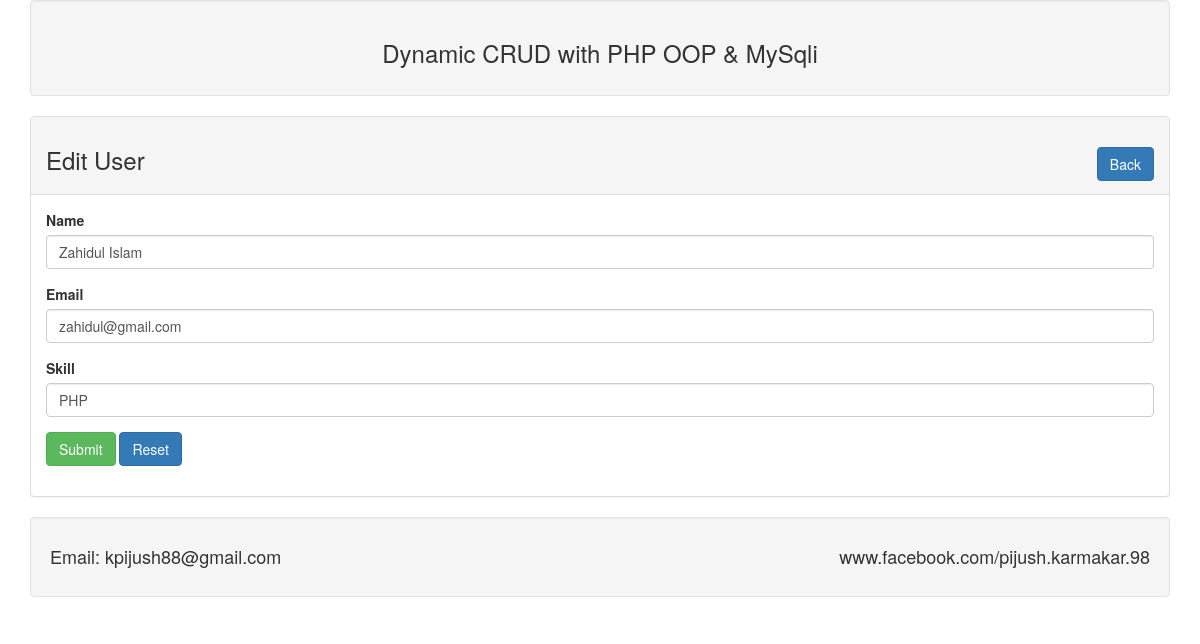
The app's page /edituser.php?id=4 with its own data.
### tables this page shows
CREATE TABLE `tbl_user` (
  `id` int(11) NOT NULL,
  `name` varchar(255) NOT NULL,
  `email` varchar(255) NOT NULL,
  `skill` varchar(50) NOT NULL
);

### Database/Database.php (called while the page is built, shortened)
<?php
class Database{
    public $host   = DB_HOST;
	public $user   = DB_USER;
	public $pass   = DB_PASS;
	public $dbname = DB_NAME;
   public $link;
   private function connectDB(){
	$this->link = new mysqli($this->host, $this->user, $this->pass, $this->dbname);
 }
   public function select($query){
       $result = $this->link->query($query) or die($this->link->error.__LINE__ );
       if($result->num_rows > 0 ){
       	 return $result;
       }
       else{
       	return false;
       }
   }
}
 ?>

### edituser.php (the view, shortened to what this page needs)
<?php
	include 'inc/header.php' ;
	include 'Database/Database.php';
	$db = new Database();
?>
<?php
  if(!isset($_GET['id']) || $_GET['id'] == NULL ){
    echo "<script>window.location='index.php';</script>";
  }
  else{
    $id = $_GET['id'];
  }
 $query  = "SELECT * FROM tbl_user WHERE id=$id ";
 $getdata   =  $db->select($query)->fetch_assoc();
?>
<div class="panel panel-default">
	<div class="panel-heading">
		<h3> Edit User <a class="pull-right btn btn-primary" href="index.php"> Back </a></h3>
	</div>
 <div class="panel-body">
	<form action="" method="post">
			<div class="form-group">
				<label for="name">Name</label>
				<input type="text" class="form-control" id="name" name="name" value="<?php echo $getdata['name']; ?>" >
			</div>
			<div class="form-group">
				<label for="email">Email</label>
				<input type="email" class="form-control" id="email" name="email" value="<?php echo $getdata['email']; ?>" >
			</div>
			<div class="form-group">
				<label for="phone">Skill</label>
				<input type="text" class="form-control" id="skill" name="skill" value="<?php echo $getdata['skill']; ?>" >
			</div>
			<div class="form-group">
				<input type="submit" class="btn btn-success"  name="submit" value="Submit" >
				<input type="reset" class="btn btn-primary"   value="Reset" >
			</div>
	  </form>
   </div>
 </div>
<?php include 'inc/footer.php' ?>

### records on screen
tbl_user: name "Zahidul Islam", email "zahidul@gmail.com", skill "PHP"
